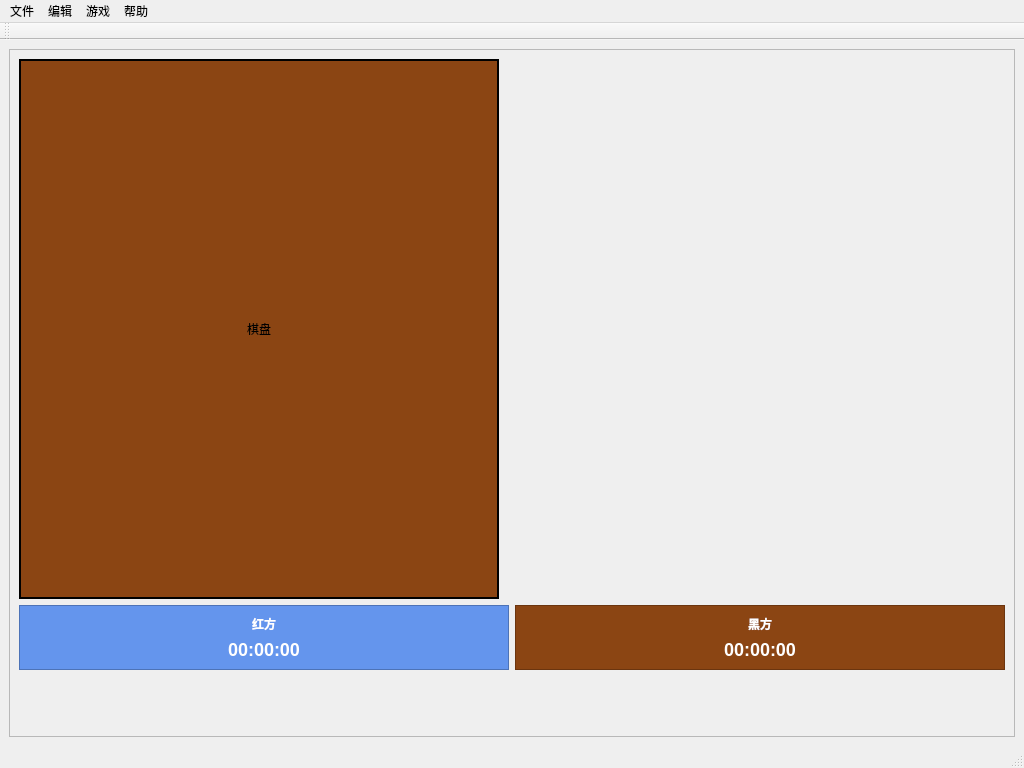
<?xml version="1.0" encoding="UTF-8"?>
<ui version="4.0">
 <class>ChessClass</class>
 <widget class="QMainWindow" name="ChessClass">
  <property name="geometry">
   <rect>
    <x>0</x>
    <y>0</y>
    <width>1024</width>
    <height>768</height>
   </rect>
  </property>
  <property name="windowTitle">
   <string>中国象棋</string>
  </property>
  <property name="windowIcon">
   <iconset resource="Chess.qrc">
    <normaloff>:/Chess/Resources/icon.png</normaloff>:/Chess/Resources/icon.png</iconset>
  </property>
  <widget class="QWidget" name="centralWidget">
   <layout class="QHBoxLayout" name="centralLayout">
    <item>
     <widget class="QFrame" name="gameFrame">
      <property name="frameShape">
       <enum>QFrame::StyledPanel</enum>
      </property>
      <property name="frameShadow">
       <enum>QFrame::Raised</enum>
      </property>
      <layout class="QVBoxLayout" name="gameLayout">
       <item>
        <widget class="QLabel" name="chessBoard">
         <property name="minimumSize">
          <size>
           <width>480</width>
           <height>540</height>
          </size>
         </property>
         <property name="maximumSize">
          <size>
           <width>480</width>
           <height>540</height>
          </size>
         </property>
         <property name="styleSheet">
          <string notr="true">background-color: rgb(139, 69, 19);
border: 2px solid black;</string>
         </property>
         <property name="text">
          <string>棋盘</string>
         </property>
         <property name="alignment">
          <set>Qt::AlignCenter</set>
         </property>
        </widget>
       </item>
       <item>
        <layout class="QHBoxLayout" name="playerInfoLayout">
         <item>
          <widget class="QFrame" name="player1Frame">
           <property name="styleSheet">
            <string notr="true">background-color: rgb(100, 149, 237);</string>
           </property>
           <property name="frameShape">
            <enum>QFrame::StyledPanel</enum>
           </property>
           <property name="frameShadow">
            <enum>QFrame::Raised</enum>
           </property>
           <layout class="QVBoxLayout" name="player1Layout">
            <item>
             <widget class="QLabel" name="player1Label">
              <property name="styleSheet">
               <string notr="true">color: white; font-weight: bold;</string>
              </property>
              <property name="text">
               <string>红方</string>
              </property>
              <property name="alignment">
               <set>Qt::AlignCenter</set>
              </property>
             </widget>
            </item>
            <item>
             <widget class="QLabel" name="player1Time">
              <property name="styleSheet">
               <string notr="true">color: white; font-size: 18px; font-weight: bold;</string>
              </property>
              <property name="text">
               <string>00:00:00</string>
              </property>
              <property name="alignment">
               <set>Qt::AlignCenter</set>
              </property>
             </widget>
            </item>
           </layout>
          </widget>
         </item>
         <item>
          <widget class="QFrame" name="player2Frame">
           <property name="styleSheet">
            <string notr="true">background-color: rgb(139, 69, 19);</string>
           </property>
           <property name="frameShape">
            <enum>QFrame::StyledPanel</enum>
           </property>
           <property name="frameShadow">
            <enum>QFrame::Raised</enum>
           </property>
           <layout class="QVBoxLayout" name="player2Layout">
            <item>
             <widget class="QLabel" name="player2Label">
              <property name="styleSheet">
               <string notr="true">color: white; font-weight: bold;</string>
              </property>
              <property name="text">
               <string>黑方</string>
              </property>
              <property name="alignment">
               <set>Qt::AlignCenter</set>
              </property>
             </widget>
            </item>
            <item>
             <widget class="QLabel" name="player2Time">
              <property name="styleSheet">
               <string notr="true">color: white; font-size: 18px; font-weight: bold;</string>
              </property>
              <property name="text">
               <string>00:00:00</string>
              </property>
              <property name="alignment">
               <set>Qt::AlignCenter</set>
              </property>
             </widget>
            </item>
           </layout>
          </widget>
         </item>
        </layout>
       </item>
       <item>
        <spacer name="verticalSpacer">
         <property name="orientation">
          <enum>Qt::Vertical</enum>
         </property>
         <property name="sizeHint" stdset="0">
          <size>
           <width>20</width>
           <height>40</height>
          </size>
         </property>
        </spacer>
       </item>
      </layout>
     </widget>
    </item>
   </layout>
  </widget>
  <widget class="QMenuBar" name="menuBar">
   <property name="geometry">
    <rect>
     <x>0</x>
     <y>0</y>
     <width>1024</width>
     <height>22</height>
    </rect>
   </property>
   <widget class="QMenu" name="menuFile">
    <property name="title">
     <string>文件</string>
    </property>
    <addaction name="actionNew"/>
    <addaction name="actionOpen"/>
    <addaction name="actionSave"/>
    <addaction name="actionSaveAs"/>
    <addaction name="separator"/>
    <addaction name="actionExit"/>
   </widget>
   <widget class="QMenu" name="menuEdit">
    <property name="title">
     <string>编辑</string>
    </property>
    <addaction name="actionUndo"/>
    <addaction name="actionRedo"/>
   </widget>
   <widget class="QMenu" name="menuGame">
    <property name="title">
     <string>游戏</string>
    </property>
    <addaction name="actionNewGame"/>
    <addaction name="actionFlipBoard"/>
   </widget>
   <widget class="QMenu" name="menuHelp">
    <property name="title">
     <string>帮助</string>
    </property>
    <addaction name="actionAbout"/>
   </widget>
   <addaction name="menuFile"/>
   <addaction name="menuEdit"/>
   <addaction name="menuGame"/>
   <addaction name="menuHelp"/>
  </widget>
  <widget class="QToolBar" name="mainToolBar">
   <attribute name="toolBarArea">
    <enum>TopToolBarArea</enum>
   </attribute>
   <attribute name="toolBarBreak">
    <bool>false</bool>
   </attribute>
  </widget>
  <widget class="QStatusBar" name="statusBar"/>
  <action name="actionNew">
   <property name="text">
    <string>新建</string>
   </property>
  </action>
  <action name="actionOpen">
   <property name="text">
    <string>打开</string>
   </property>
  </action>
  <action name="actionSave">
   <property name="text">
    <string>保存</string>
   </property>
  </action>
  <action name="actionSaveAs">
   <property name="text">
    <string>另存为</string>
   </property>
  </action>
  <action name="actionExit">
   <property name="text">
    <string>退出</string>
   </property>
  </action>
  <action name="actionUndo">
   <property name="text">
    <string>撤销</string>
   </property>
  </action>
  <action name="actionRedo">
   <property name="text">
    <string>重做</string>
   </property>
  </action>
  <action name="actionNewGame">
   <property name="text">
    <string>新游戏</string>
   </property>
  </action>
  <action name="actionFlipBoard">
   <property name="text">
    <string>翻转棋盘</string>
   </property>
  </action>
  <action name="actionAbout">
   <property name="text">
    <string>关于</string>
   </property>
  </action>
 </widget>
 <resources>
  <include location="Chess.qrc"/>
 </resources>
 <connections/>
</ui>
